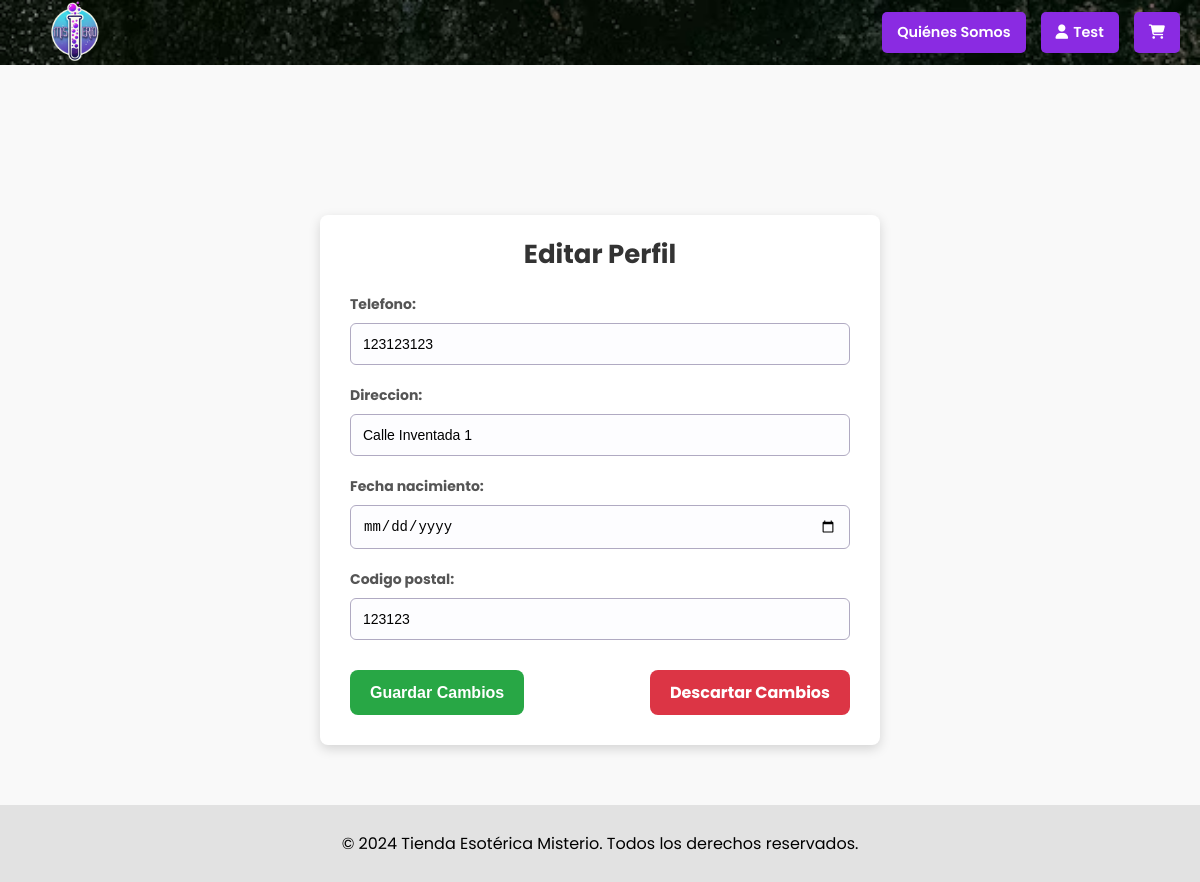
The app's page /perfil/editar/ (signed in) with its own data.
### tiendaEsoterica/models.py (models this page shows, shortened)
class Perfil(models.Model):
    user = models.OneToOneField(User, on_delete=models.CASCADE)
    telefono = models.CharField(max_length=15, blank=True, null=True)
    direccion = models.CharField(max_length=255, blank=True, null=True)
    fecha_nacimiento = models.DateField(blank=True, null=True)
    codigo_postal = models.CharField(max_length=10, blank=True, null=True)
    preferencias_esotericas = models.TextField(blank=True, null=True)  # Asegúrate de definir este campo si es necesario

### tiendaEsoterica/views.py (the view)
# urls.py: path('perfil/editar/', views.editar_perfil, name='editar_perfil'),
@login_required
def editar_perfil(request):
    perfil = Perfil.objects.get(user=request.user)
    if request.method == 'POST':
        form = PerfilUpdateForm(request.POST, instance=perfil)
        if form.is_valid():
            form.save()  # El formulario ya maneja el valor de fecha_nacimiento
            return redirect('perfil')
    else:
        form = PerfilUpdateForm(instance=perfil)
    return render(request, 'editar_perfil.html', {'form': form})

### tiendaEsoterica/forms.py (shortened to what this page needs)
class PerfilUpdateForm(forms.ModelForm):
    class Meta:
        model = Perfil
        fields = ['telefono', 'direccion', 'fecha_nacimiento', 'codigo_postal']
        widgets = {
            'telefono': forms.TextInput(attrs={'class': 'form-control', 'placeholder': 'Introduce tu teléfono'}),
            'direccion': forms.TextInput(attrs={'class': 'form-control', 'placeholder': 'Introduce tu dirección'}),
            'fecha_nacimiento': forms.DateInput(attrs={'type': 'date'}),
            'codigo_postal': forms.TextInput(attrs={'class': 'form-control', 'placeholder': 'Introduce tu código postal'}),
        }

### tiendaEsoterica/templates/editar_perfil.html (shortened to what this page needs)
{% extends 'base-minimal.html' %}
{% load static %}
{% block content %}
<link rel="stylesheet" href="{% static 'css/perfil.css' %}">
<div class="profile-container">
    <h2>Editar Perfil</h2>
    <form method="post">
        {{ form.as_p }}
        <div class="profile-buttons">
            <button type="submit" class="btn btn-success">Guardar Cambios</button>
            <a href="{% url 'perfil' %}" class="btn btn-danger">Descartar Cambios</a>
        </div>
    </form>
</div>
{% endblock %}

### tiendaEsoterica/templates/base-minimal.html (shortened to what this page needs)
<!DOCTYPE html>
{% load static %}
<html lang="en">
<head>
    <link rel="stylesheet" href="{% static 'css/register.css' %}">
    <link rel="stylesheet" href="{% static 'css/Perfil.css' %}">
    <link rel="stylesheet" href="https://cdnjs.cloudflare.com/ajax/libs/font-awesome/6.5.1/css/all.min.css">
    <link rel="stylesheet" href="{% static 'css/base.css' %}">
    <link rel="stylesheet" href="https://cdnjs.cloudflare.com/ajax/libs/noUiSlider/15.5.0/nouislider.min.css">
</head>
<body>
    <div class="wrapper">
        <header>
            <nav class="appnavbar">
                <div class="logo">
                    <a href="{% url 'inicio' %}">
                        <img src="{% static 'images/logoMisterio.png' %}" alt="Logo">
                    </a>
                </div>
                <div class="nav-links">
                    <a href="{% url 'quienes_somos' %}"  class="button cesta-button">Quiénes Somos</a>
                    {% if user.is_authenticated %}
                    <a href="/perfil/" class="button">
                        <i class="fa-solid fa-user" style="margin-right: 5px;"></i>
                        {{ user.first_name }}
                    </a>
                    {% else %}
                    <a href="/login/" class="button">
                        <i class="fa-solid fa-user"></i>
                    </a>
                    {% endif %}
                    <a href="/carrito" class="button cesta-button">
                        <i class="fa-solid fa-cart-shopping"></i>
                    </a>
                </div>
            </nav>
        </header>
        <main>
            {% block content %}
            {% endblock %}
        </main>
        <footer>
            <p>&copy; 2024 Tienda Esotérica Misterio. Todos los derechos reservados.</p>
        </footer>
    </div>
</body>
</html>

### static/css/register.css (style rules this page uses)
html, body { height: 100%; margin: 0; padding: 0; overflow: auto; background-color: #e2e2e2; color: #2e2a47; }
h2 { font-size: 26px; font-weight: bold; margin-bottom: 20px; text-align: center; }
label { display: block; font-size: 14px; font-weight: bold; margin-bottom: 8px; }
input { width: 100%; padding: 12px; border: 1px solid #b0aac2; border-radius: 6px; font-size: 14px; box-sizing: border-box; transition: all 0.3s; background: #fdfdff; }

### static/css/perfil.css (style rules this page uses)
.profile-container { background: #fff; padding: 30px; border-radius: 8px; box-shadow: 0 4px 12px rgba(0, 0, 0, 0.15); max-width: 500px; margin: 40px auto; }
.profile-container h2 { text-align: center; color: #333; margin-bottom: 20px; margin-top: -10px; }
.profile-container p { font-size: 16px; line-height: 1.5; margin-bottom: 10px; color: #555; }
.profile-container p { font-size: 16px; line-height: 1.5; margin-bottom: 20px; color: #555; }
.profile-buttons { display: flex; justify-content: space-between; margin-top: 30px; }
.profile-buttons .btn { margin: 0; }
.btn { display: inline-block; padding: 10px 20px; margin-top: 10px; font-size: 16px; font-weight: bold; text-align: center; border: none; border-radius: 8px; text-decoration: none; color: #fff; transition: background-color 0.3s ease, box-shadow 0.3s ease; }
.btn-success { background-color: #28a745; }
.btn-danger { background-color: #dc3545; }

### static/css/base.css (style rules this page uses)
html, body { height: 100%; margin: 0; padding: 0; font-family: 'Poppins', sans-serif; background-color: #f9f9f9; }
.wrapper { display: flex; flex-direction: column; min-height: 100vh; }
header { background: #000; color: #fff; text-align: center; width: 100%; z-index: 10; position: relative; height: 65px; overflow: visible; }
nav.appnavbar { display: flex; justify-content: space-between; align-items: center; padding: 0 20px; background-image: url("../images/fondoNav.png"); background-size: cover; background-position: center; height: 100%; }
nav.appnavbar .logo img { height: 90px; width: auto; position: absolute; top: -12px; left: 30px; }
nav.appnavbar .nav-links { display: flex; gap: 15px; }
nav.appnavbar .nav-links a { color: #fff; text-decoration: none; padding: 10px 15px; border-radius: 5px; transition: background-color 0.3s; }
main { flex: 1; padding: 20px; margin-top: calc(var(--header-height, 90px)); }
footer { background-color: #e2e2e2; color: #000; text-align: center; padding: 10px 0; bottom: 0; left: 0; width: 100%; }
.button { background-color: #8a2be2; color: #fff; padding: 0.5rem 1rem; border: none; border-radius: 5px; text-decoration: none; font-weight: 600; display: flex; align-items: center; transition: background-color 0.3s; font-size: 0.9rem; }
.cesta-button { display: flex; align-items: center; }
.button { transition: all 0.3s ease; }

### records on screen
Perfil: telefono "123123123", direccion "Calle Inventada 1", codigo_postal "123123"

### other values on screen
{{ user.first_name }} "Test"
